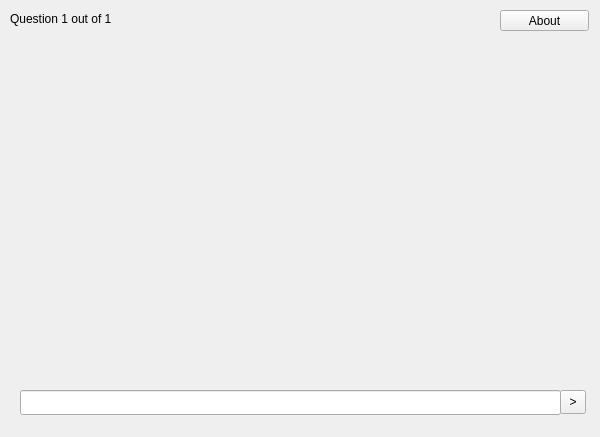
<?xml version="1.0" encoding="UTF-8"?>
<ui version="4.0">
 <class>MainWindow</class>
 <widget class="QMainWindow" name="MainWindow">
  <property name="geometry">
   <rect>
    <x>0</x>
    <y>0</y>
    <width>600</width>
    <height>437</height>
   </rect>
  </property>
  <property name="windowTitle">
   <string>MainWindow</string>
  </property>
  <widget class="QWidget" name="centralWidget">
   <widget class="QLabel" name="questionsLabel">
    <property name="geometry">
     <rect>
      <x>10</x>
      <y>10</y>
      <width>171</width>
      <height>17</height>
     </rect>
    </property>
    <property name="text">
     <string>Question 1 out of 1</string>
    </property>
   </widget>
   <widget class="QLabel" name="imagesLabel">
    <property name="geometry">
     <rect>
      <x>10</x>
      <y>30</y>
      <width>581</width>
      <height>351</height>
     </rect>
    </property>
    <property name="text">
     <string/>
    </property>
   </widget>
   <widget class="QLineEdit" name="lineEdit">
    <property name="geometry">
     <rect>
      <x>20</x>
      <y>390</y>
      <width>541</width>
      <height>25</height>
     </rect>
    </property>
   </widget>
   <widget class="QToolButton" name="nextButton">
    <property name="geometry">
     <rect>
      <x>560</x>
      <y>390</y>
      <width>26</width>
      <height>24</height>
     </rect>
    </property>
    <property name="text">
     <string>&gt;</string>
    </property>
   </widget>
   <widget class="QPushButton" name="aboutButton">
    <property name="geometry">
     <rect>
      <x>500</x>
      <y>10</y>
      <width>89</width>
      <height>21</height>
     </rect>
    </property>
    <property name="text">
     <string>About</string>
    </property>
   </widget>
  </widget>
 </widget>
 <layoutdefault spacing="6" margin="11"/>
 <resources/>
 <connections/>
</ui>
